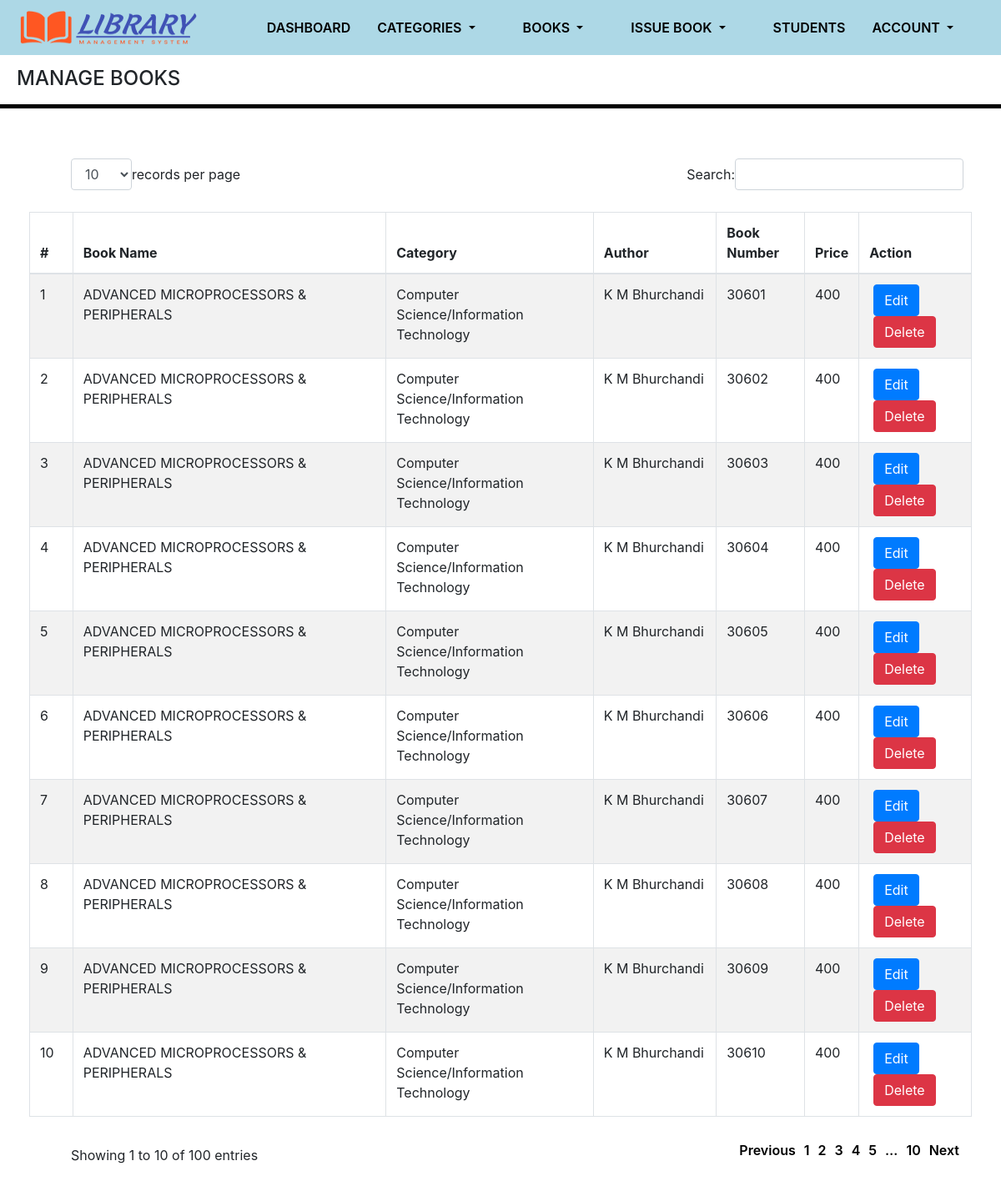
The app's page /library/admin/manage-books.php (signed in) with its own data.
### tables this page shows
CREATE TABLE `tblbooks` (
  `id` int(11) NOT NULL,
  `BookName` varchar(255) DEFAULT NULL,
  `CatId` int(11) DEFAULT NULL,
  `AuthorName` varchar(255) DEFAULT NULL,
  `ISBNNumber` bigint(40) DEFAULT NULL,
  `BookNumber` int(20) DEFAULT NULL,
  `Status` int(1) DEFAULT NULL,
  `BookPrice` int(11) DEFAULT NULL,
  `RegDate` timestamp NULL DEFAULT current_timestamp(),
  `UpdationDate` timestamp NULL DEFAULT NULL ON UPDATE current_timestamp()
);

CREATE TABLE `tblcategory` (
  `id` int(11) NOT NULL,
  `CategoryName` varchar(150) DEFAULT NULL,
  `CreationDate` timestamp NULL DEFAULT current_timestamp(),
  `UpdationDate` timestamp NULL DEFAULT current_timestamp() ON UPDATE current_timestamp()
);

### library/admin/manage-books.php (the view, shortened to what this page needs)
<?php
include('includes/config.php');
if(strlen($_SESSION['alogin'])==0)
    {
header('location:index.php');
}
else{
    ?>
<!DOCTYPE html>
<html lang="en">
  <head>
     <link rel="stylesheet" href="https://cdn.jsdelivr.net/npm/bootstrap@4.6.0/dist/css/bootstrap.min.css">
      <link href="assets/js/dataTables.bootstrap.css" rel="stylesheet" />
     <link rel="stylesheet"  href="css/main.css">
</head>
<body>
<?php include('includes/header.php');?>
             <h4 class="header-line">MANAGE BOOKS</h4>
             <hr>
            <div class="row">
                <div class="col-md-12">
                    <div class="panel panel-default">
                        <div class="panel-body">
                            <div class="table-responsive">
                                <table class="table table-striped table-bordered table-hover" id="dataTables-example">
                                    <thead>
                                        <tr>
                                            <th>#</th>
                                            <th>Book Name</th>
                                            <th>Category</th>
                                            <th>Author</th>
                                            <th>Book Number</th>
                                            <th>Price</th>
                                            <th>Action</th>
                                        </tr>
                                    </thead>
                                    <tbody>
<?php $sql = "SELECT tblbooks.BookName,tblcategory.CategoryName,tblbooks.AuthorName,tblbooks.ISBNNumber,tblbooks.BookNumber,tblbooks.BookPrice,tblbooks.id as bookid from  tblbooks join tblcategory on tblcategory.id=tblbooks.CatId ";
$query = $dbh -> prepare($sql);
$query->execute();
$results=$query->fetchAll(PDO::FETCH_OBJ);
$cnt=1;
if($query->rowCount() > 0)
{
foreach($results as $result)
{               ?>
                                        <tr class="odd gradeX">
                                            <td class="center"><?php echo htmlentities($cnt);?></td>
                                            <td class="center"><?php echo htmlentities($result->BookName);?></td>
                                            <td class="center"><?php echo htmlentities($result->CategoryName);?></td>
                                            <td class="center"><?php echo htmlentities($result->AuthorName);?></td>
                                            <td class="center"><?php echo htmlentities($result->BookNumber);?></td>
                                            <td class="center"><?php echo htmlentities($result->BookPrice);?></td>
                                            <td class="center">
                                            <a href="edit-book.php?bookid=<?php echo htmlentities($result->bookid);?>"><button class="btn btn-primary"><i class="fa fa-edit"></i> Edit</button>
                                          <a href="manage-books.php?del=<?php echo htmlentities($result->bookid);?>" onclick="return confirm('Are you sure you want to delete?');" >  <button class="btn btn-danger" ><i class="fa fa-pencil"></i> Delete</button>
                                            </td>
                                        </tr>
 <?php $cnt=$cnt+1;}} ?>
                                    </tbody>
                                </table>
                            </div>
                        </div>
                    </div>
                </div>
            </div>
</body>
</html>
<?php } ?>

### library/admin/css/main.css (style rules this page uses)
a { color:black; font-weight:600; padding:5px; }
body { background-color: white; }
.header-line { margin-top:80px; margin-left:20px; }
hr { border-top: 5px solid black; }
.row { margin:20px; }
.panel { display:flex; justify-content:center; }

### records on screen
tblbooks: BookName "ADVANCED MICROPROCESSORS & PERIPHERALS", tblcategory.CategoryName "Computer Science/Information Technology", AuthorName "K M Bhurchandi", BookNumber "30601", BookPrice "400"
tblbooks: BookName "ADVANCED MICROPROCESSORS & PERIPHERALS", tblcategory.CategoryName "Computer Science/Information Technology", AuthorName "K M Bhurchandi", BookNumber "30602", BookPrice "400"
tblbooks: BookName "ADVANCED MICROPROCESSORS & PERIPHERALS", tblcategory.CategoryName "Computer Science/Information Technology", AuthorName "K M Bhurchandi", BookNumber "30603", BookPrice "400"
tblbooks: BookName "ADVANCED MICROPROCESSORS & PERIPHERALS", tblcategory.CategoryName "Computer Science/Information Technology", AuthorName "K M Bhurchandi", BookNumber "30604", BookPrice "400"
tblbooks: BookName "ADVANCED MICROPROCESSORS & PERIPHERALS", tblcategory.CategoryName "Computer Science/Information Technology", AuthorName "K M Bhurchandi", BookNumber "30605", BookPrice "400"
tblbooks: BookName "ADVANCED MICROPROCESSORS & PERIPHERALS", tblcategory.CategoryName "Computer Science/Information Technology", AuthorName "K M Bhurchandi", BookNumber "30606", BookPrice "400"
tblbooks: BookName "ADVANCED MICROPROCESSORS & PERIPHERALS", tblcategory.CategoryName "Computer Science/Information Technology", AuthorName "K M Bhurchandi", BookNumber "30607", BookPrice "400"
tblbooks: BookName "ADVANCED MICROPROCESSORS & PERIPHERALS", tblcategory.CategoryName "Computer Science/Information Technology", AuthorName "K M Bhurchandi", BookNumber "30608", BookPrice "400"
tblbooks: BookName "ADVANCED MICROPROCESSORS & PERIPHERALS", tblcategory.CategoryName "Computer Science/Information Technology", AuthorName "K M Bhurchandi", BookNumber "30609", BookPrice "400"
tblbooks: BookName "ADVANCED MICROPROCESSORS & PERIPHERALS", tblcategory.CategoryName "Computer Science/Information Technology", AuthorName "K M Bhurchandi", BookNumber "30610", BookPrice "400"
